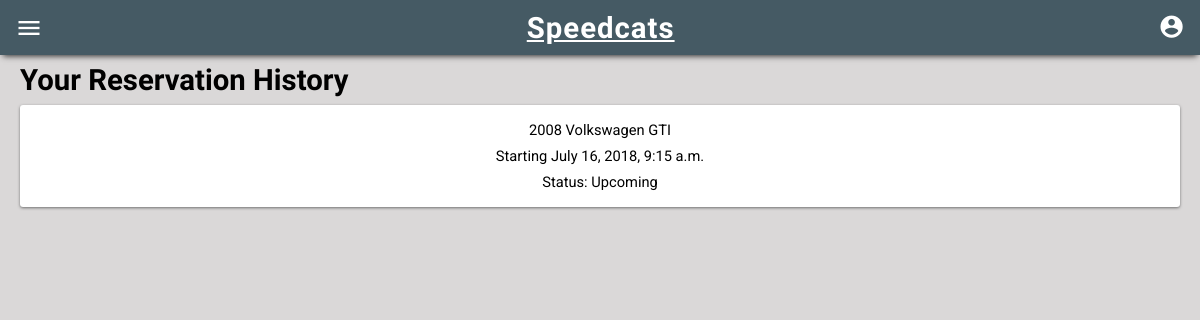
The page /inventory/history/ (signed in) on the database as committed earlier.
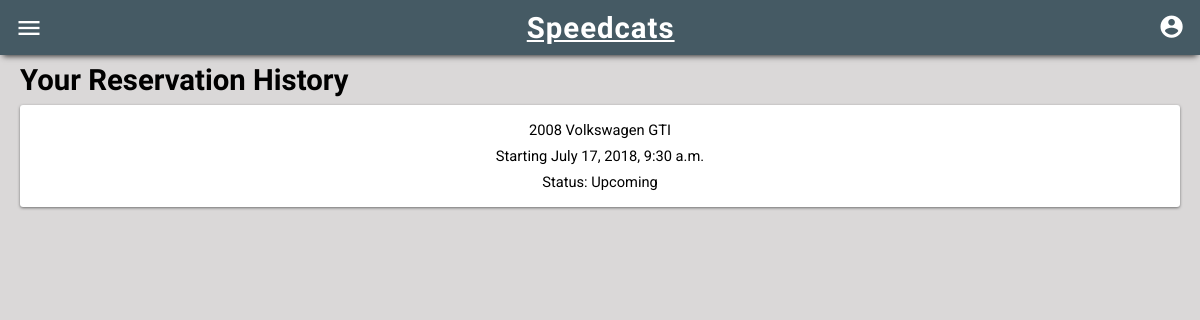
The same page on the database as committed later.
### inventory/models.py (models this page shows, shortened)
class Reservation(models.Model):
	user = models.ForeignKey(settings.AUTH_USER_MODEL, on_delete=models.CASCADE, related_name="reservations")
	vehicle = models.ForeignKey(Vehicle, on_delete=models.CASCADE)
	pick_up_time = models.DateTimeField(blank=False, null=False)
	pick_up_location = models.ForeignKey(Store, on_delete=models.CASCADE, related_name='pick_up_store')
	drop_off_time = models.DateTimeField(blank=False, null=False)
	drop_off_location = models.ForeignKey(Store, on_delete=models.CASCADE, related_name='drop_off_store')
	subtotal = models.DecimalField(max_digits=8, decimal_places=2, null=True)
	tax = models.DecimalField(max_digits=8, decimal_places=2, null=True)
	total = models.DecimalField(max_digits=8, decimal_places=2, null=True)
	miles_driven = models.IntegerField(null=True, blank=True)
	"""
	@property
	def active(self):
		now = datetime.datetime.utcnow()
		if self.pick_up_time < now and now < self.drop_off_time:
			return True
		return False
	"""
	@property
	def status(self):
		pick_up_time = self.pick_up_time
		drop_off_time = self.drop_off_time
		now = datetime.datetime.utcnow().replace(tzinfo=pytz.UTC)
		if pick_up_time > now:
			return 'Upcoming'
		elif drop_off_time > now:
			return 'In Progress'
		elif now > drop_off_time:
			return 'Completed'

class Vehicle(models.Model):
	status_choices = (
		('m', 'Maintenance'),
		('a', 'Available'),
		('r', 'Reserved'),
	)
	vehicle_type_choices = (
		('c', 'Car'),
		('s', 'SUV'),
		('t', 'Truck'),
	)
	VIN = models.CharField(max_length=17)
	store = models.ForeignKey(Store, on_delete=models.CASCADE)
	year = models.IntegerField()
	make = models.CharField(max_length=30)
	model = models.CharField(max_length=30)
	color = models.CharField(max_length=10)
	mileage = models.IntegerField()
	image = models.ImageField(upload_to="vehicle_photos", blank=True)
	description = models.CharField(max_length=800, default="")
	price = models.DecimalField(max_digits=8, decimal_places=2, default=85.99)
	status = models.CharField(
		max_length=1,
		choices=status_choices,
		default='a',
	)
	vehicle_type = models.CharField(
		max_length=1,
		choices=vehicle_type_choices,
		default='c',
	)
	def __str__(self):
		return str(self.year) + ' ' + self.make + ' ' + self.model

### inventory/views.py (the view)
# urls.py: path('history/', views.history, name="history"),
@login_required
def history(request):
	user = request.user
	reservations = Reservation.objects.filter(user=user)
	context = {
		"reservations":reservations
	}
	return render(request, 'inventory/history.html', context)

### inventory/templates/inventory/history.html (shortened to what this page needs)
{% extends "base_generic.html" %}
{% block content %}
    <h2 class="header">Your Reservation History</h2>
    <ul id="reservationlist">
        {% for reservation in reservations %}
        <div>
            <a href="{% url 'inventory:reservation' reservation.id %}">
            <p class="reservationtime">{{ reservation.vehicle }}</p>
            {% if reservation.status == "Upcoming" %}
                <p class="reservationtime">Starting {{ reservation.pick_up_time }}</p>
            {% endif %}
            <p class="reservationtime">Status: {{ reservation.status }}</p>
            </a>
        </div>
        {% empty %}
        <div>
            <p>You haven't made a reservation yet.</p>
        </div>
        {% endfor %}
    </ul>
{% endblock %}

Rows that differ between the two databases and show on the page:
changed Reservation "Upcoming": pick_up_time "July 16, 2018, 9:15 a.m." → "July 17, 2018, 9:30 a.m."
